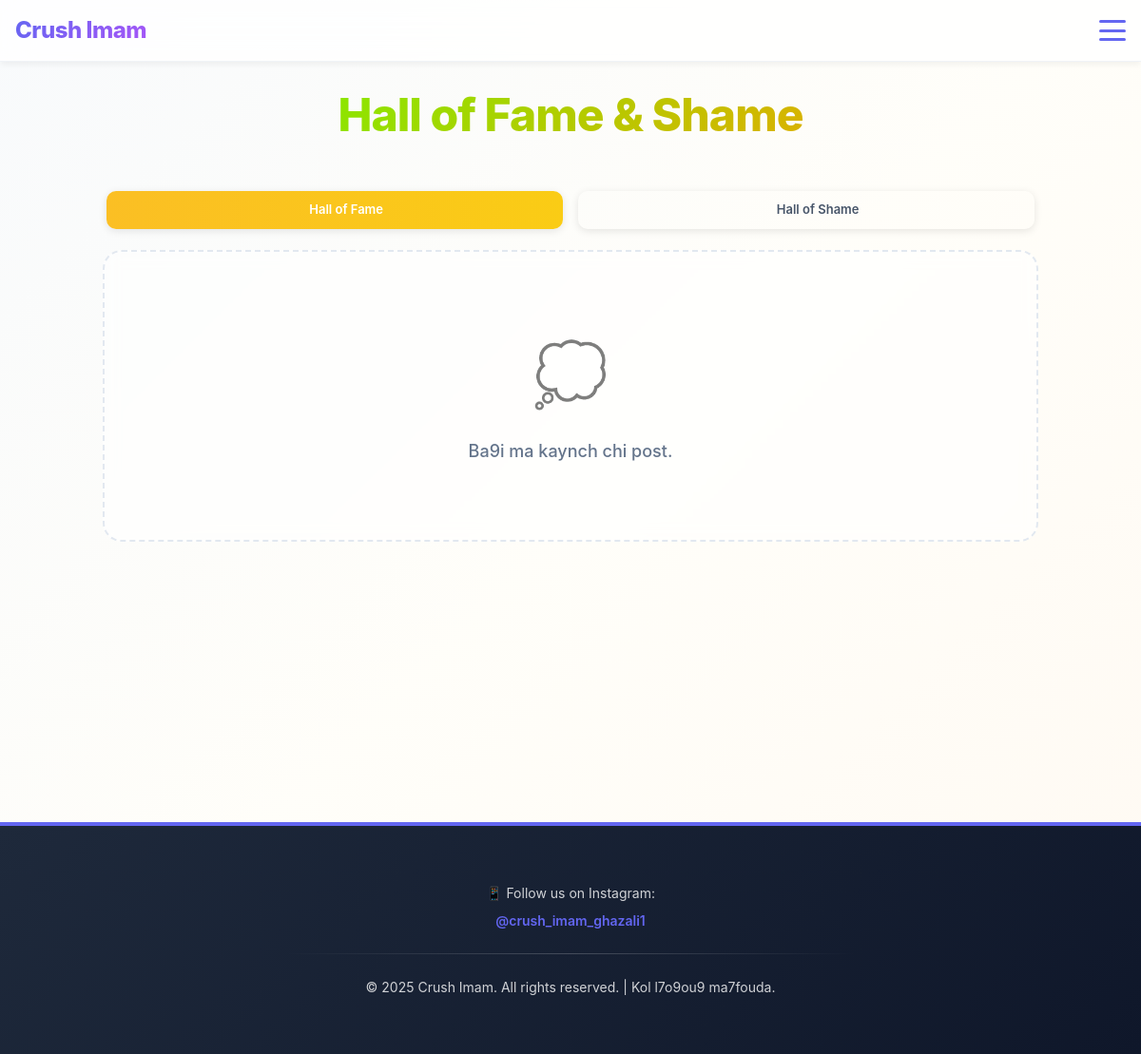
/hall/fame/, run on an earlier commit of the app's database.
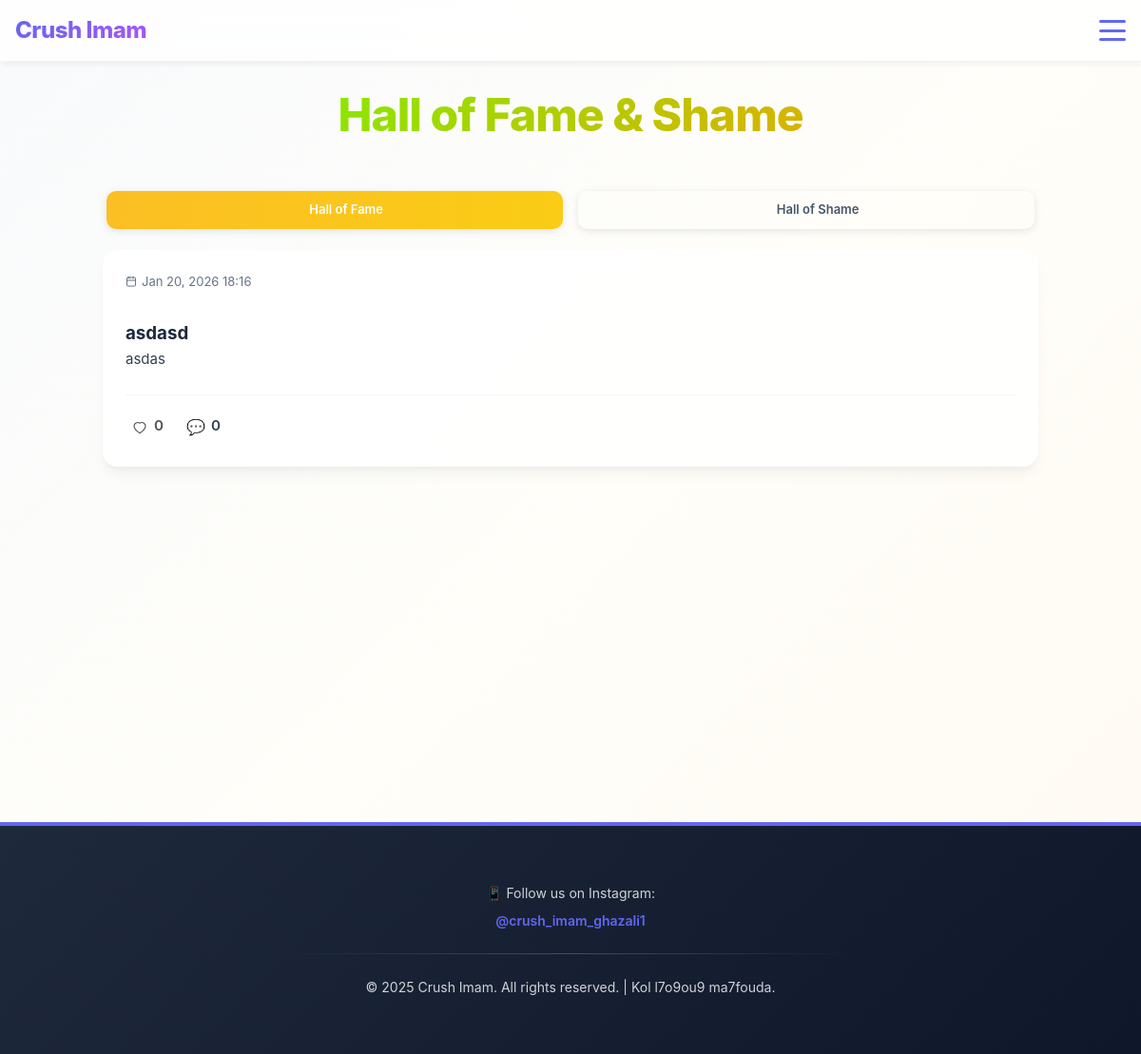
And on a later commit of the database.
### confessions/models.py (models this page shows, shortened)
class HallPost(models.Model):
    CATEGORY_CHOICES = [
        ('fame', 'Hall of Fame'),
        ('shame', 'Hall of Shame'),
    ]
    title = models.CharField(max_length=255)
    body = models.TextField()
    image = models.ImageField(upload_to='halls/', blank=True, null=True)
    category = models.CharField(max_length=10, choices=CATEGORY_CHOICES)
    created_at = models.DateTimeField(auto_now_add=True)
    author = models.ForeignKey(User, on_delete=models.SET_NULL, null=True, blank=True)
    comments = GenericRelation('Comment', related_query_name='hallpost')
    votes = GenericRelation('Vote', related_query_name='hallpost')
    class Meta:
        ordering = ['-created_at']
    @property
    def vote_total(self):
        res = self.votes.aggregate(total=Count('id'))
        return res.get('total') or 0

### confessions/views.py (the view)
# urls.py: path('hall/<str:category>/', views.hall_list, name='hall_list'),
def hall_list(request, category):
    from .models import HallPost
    qs = HallPost.objects.filter(category=category).order_by('-created_at')
    paginator = Paginator(qs, 10)
    page = request.GET.get('page')
    try:
        posts = paginator.page(page)
    except PageNotAnInteger:
        posts = paginator.page(1)
    except EmptyPage:
        posts = paginator.page(paginator.num_pages)
    if request.user.is_authenticated:
        ct = ContentType.objects.get_for_model(HallPost)
        ids_on_page = [p.pk for p in posts]
        liked_ids = set(Vote.objects.filter(user=request.user, content_type=ct, object_id__in=ids_on_page).values_list('object_id', flat=True))
        for p in posts:
            p.user_liked = (p.pk in liked_ids)
    else:
        for p in posts:
            p.user_liked = False
    return render(request, 'halls/hall_list.html', {'posts': posts, 'category': category})

### templates/halls/hall_list.html (shortened to what this page needs)
{% extends 'crushimam/base.html' %}
{% block body_class %}hall-body{% endblock %}
{% block content %}
<div class="container">
    <div class="confessions-wrapper">
        <div class="confessions-header">
            <h2 class="header-fame">Hall of Fame & Shame</h2>
        </div>
        <div class="category-toggle">
            <a href="{% url 'hall_list' category='fame' %}" class="btn fame {% if category == 'fame' %}active{% endif %}"><i class="fa-solid fa-crown"></i> Hall of Fame</a>
            <a href="{% url 'hall_list' category='shame' %}" class="btn shame {% if category == 'shame' %}active{% endif %}"><i class="fa-solid fa-skull"></i> Hall of Shame</a>
        </div>
        {% if posts %}
            <div class="confessions-list">
                {% for p in posts %}
                    <div class="confession-item" role="link" onclick="window.location.href='{% url 'hall_detail' p.pk %}';">
                        <div class="confession-header-row">
                            <div class="confession-meta">
                                <span class="confession-date">
                                    {{ p.created_at|date:"M d, Y H:i" }}
                                </span>
                            </div>
                        </div>
                        <div class="confession-content">
                            <h3>{{ p.title }}</h3>
                            <p class="confession-text">{{ p.body|truncatewords:40 }}</p>
                        </div>
                        <div class="confession-footer">
                            <div class="confession-footer-left">
                                <form method="post" action="{% url 'add_vote' %}" onsubmit="event.stopPropagation();">
                                    <button type="submit" class="action-icon like-btn {% if p.user_liked %}liked{% endif %}" aria-pressed="{% if p.user_liked %}true{% else %}false{% endif %}">
                                        <svg class="heart-icon" width="18" height="18" viewBox="0 0 24 24" fill="none" xmlns="http://www.w3.org/2000/svg" aria-hidden="true">
                                            <path d="M12 21s-8-5.33-8-10a5 5 0 0 1 8-4 5 5 0 0 1 8 4c0 4.67-8 10-8 10z" stroke="currentColor" stroke-width="1.5" fill="none" stroke-linecap="round" stroke-linejoin="round"/>
                                        </svg>
                                        <span class="action-count">{{ p.vote_total|default:0 }}</span>
                                    </button>
                                </form>
                                <a href="{% url 'hall_detail' p.pk %}#comments" class="action-icon reply-btn" onclick="event.stopPropagation();">
                                    <span class="icon">💬</span>
                                    <span class="action-count">{{ p.comments.count }}</span>
                                </a>
                            </div>
                        </div>
                    </div>
                {% endfor %}
            </div>
        {% else %}
            <div class="empty-state">
                <p>Ba9i ma kaynch chi post.</p>
            </div>
        {% endif %}
    </div>
</div>
{% endblock %}

What changed in the data, as far as the page shows it:
added HallPost: created_at "Jan 20, 2026 18:16", title "asdasd", body "asdas", vote_total "0", comments.count "0"
Also different on the page:
text no longer shown: "Ba9i ma kaynch chi post."
